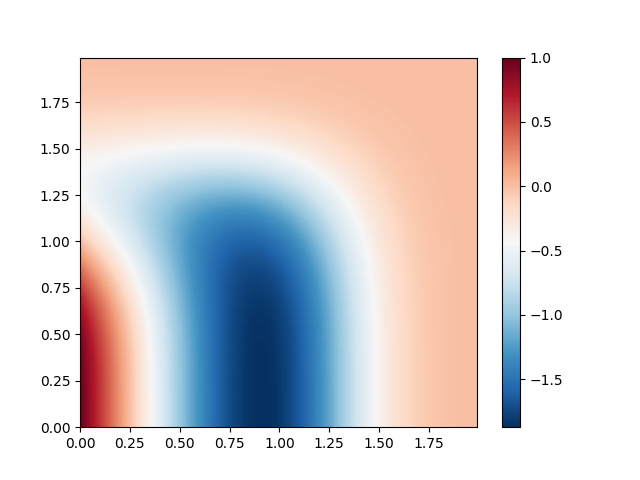

Write the Python code that produced this figure.
import matplotlib.pyplot as pl
import numpy as np


def z_fun(x, y):
    return (1 - (x * 4 + y ** 4)) * np.exp(- (x ** 4 + y ** 4) / 2)

x = np.arange( 0, 2, 0.01)
y = np.arange( 0, 2, 0.01)
X, Y = np.meshgrid(x, y)

# EVALUATE func z:
Z = z_fun(X, Y)
fig = pl.figure()
ax = fig.add_subplot()
im = ax.pcolormesh(X, Y, Z, cmap = 'RdBu_r', shading = 'gouraud')

pl.colorbar(im)

pl.show()

# return (1 - (x * 4 + y ** 4)) * np.exp( - (x ** 4 + y ** 4) / 2)
